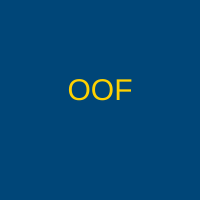
Frame 1 (no input)
Frame 60 (no input): identical to frame 1, image omitted
Frame 120 (the mouse pressed at the canvas centre since frame 60): identical to frame 1, image omitted

The p5.js sketch that drew this single still picture (run headless with seeded random() and noise() and a simulated clock; from frame 60 on, the mouse is pressed at the canvas centre):

// p5.js sketch
// ── sketch.js
 function setup() {
   createCanvas(200, 200);
 }

 function draw() {
   background(0, 70, 120);
   fill(255, 210, 0);
  // textFont("Courier");
   textAlign(CENTER);
   textSize(30);
   text("OOF", width / 2, height / 2);
 }
